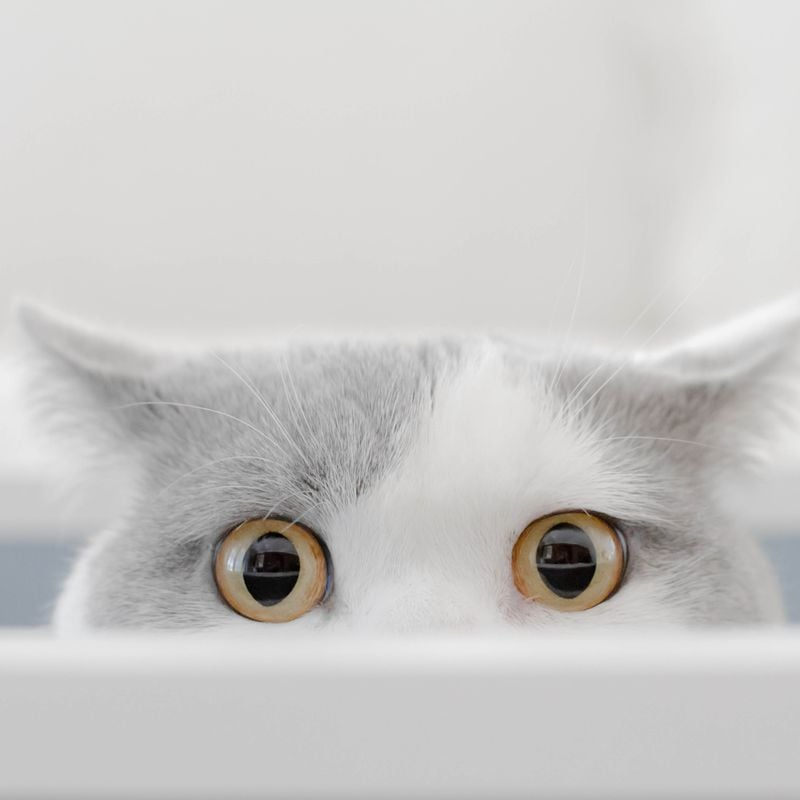
%> input picture Lab/Lab 1/Cat.jpg, 800 x 800 px
$ octave Task2.m   (GNU Octave 9; MATLAB toolbox functions it lacks are replaced by stand-ins)
%> lines starting %> are read from the running program, lines starting %| are printed output that depends on the picture
%%Task 2 - Images
Cat = imread("Cat.jpg");
%> Cat is the input picture: size 800x800x3 uint8; mean R, G, B 202, 200.9, 199.3
Cat1_Gray = rgb2gray(Cat);

Cat2 = imread("Cat 2.jpg");
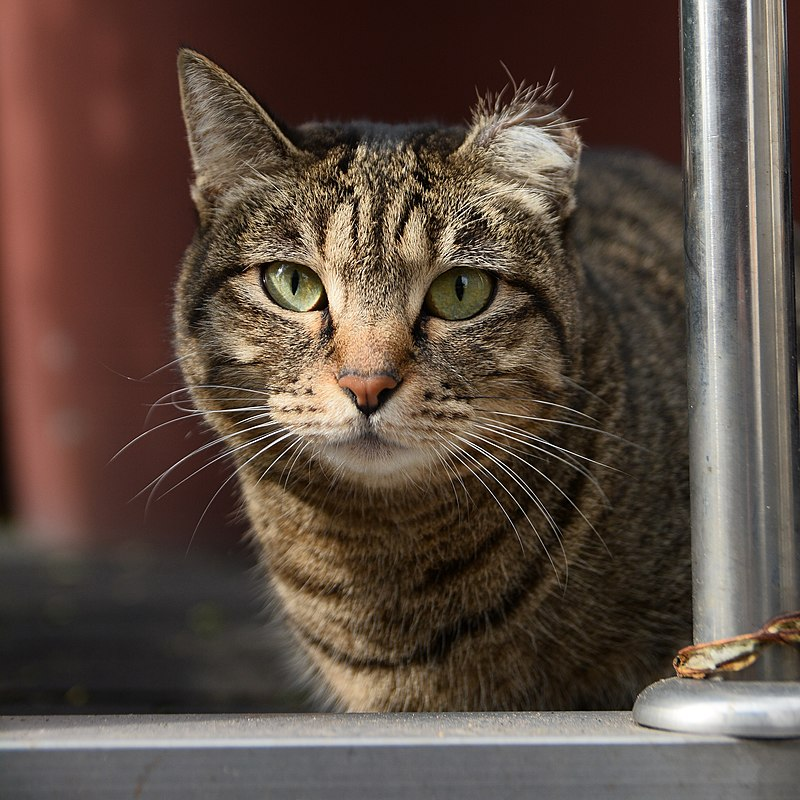
%> input picture Lab/Lab 1/Cat 2.jpg, 800 x 800 px
%> Cat2 is the input picture: size 800x800x3 uint8; mean R, G, B 92.1, 75.9, 66.1
Cat2_Gray = rgb2gray(Cat2);
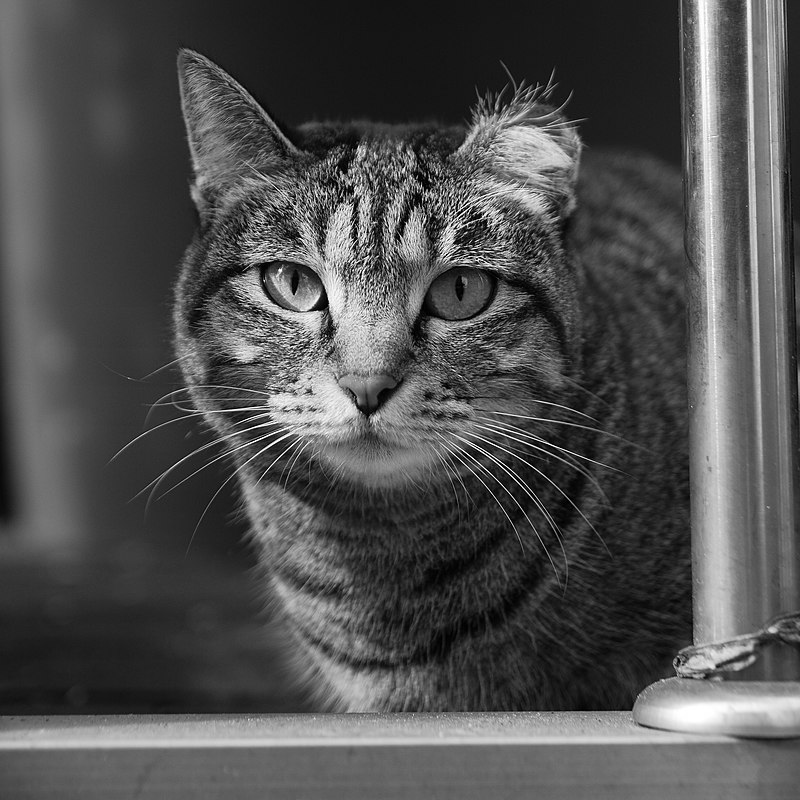
%> Cat2_Gray: size 800x800 uint8; min 0, max 255, mean 79.7

subplot(2, 2, 1)
imshow(Cat)
title("Cat 1")

subplot(2, 2, 2)
imshow(Cat2)
title("Cat 2")

subplot(2, 2, 3)
imshow(Cat1_Gray)
title("Cat 1")

subplot(2, 2, 4)
imshow(Cat2_Gray)
title("Cat 2")

%%
Cat1_transpose = (Cat1_Gray)';
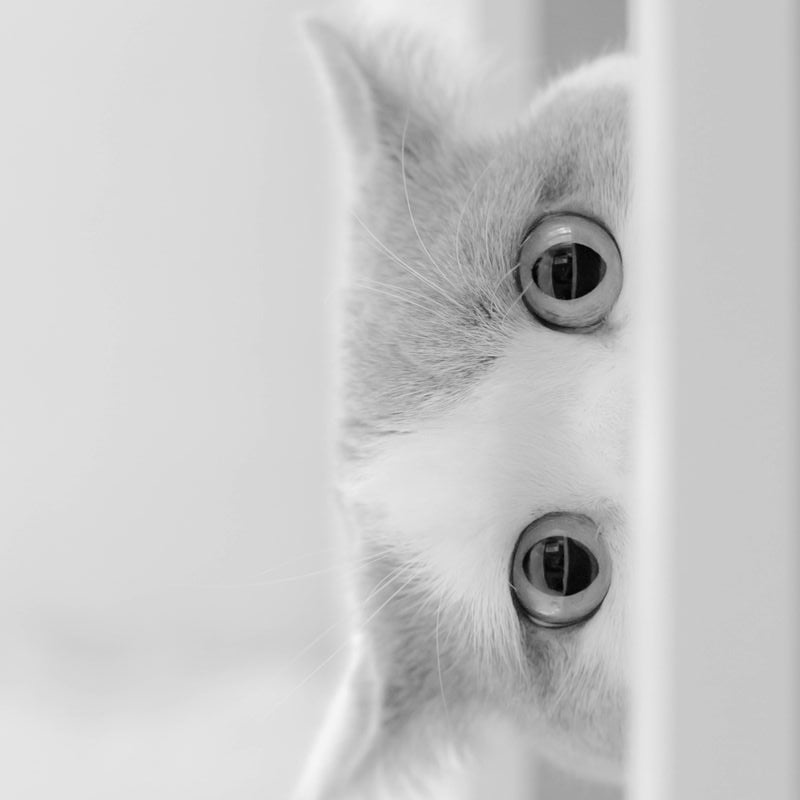
%> Cat1_transpose: size 800x800 uint8; min 0, max 246, mean 201; mean of the top-left, top-right, bottom-left and bottom-right quarters 214.5, 184.2, 215.7, 189.5
Cat2_transpose = (Cat2_Gray)';
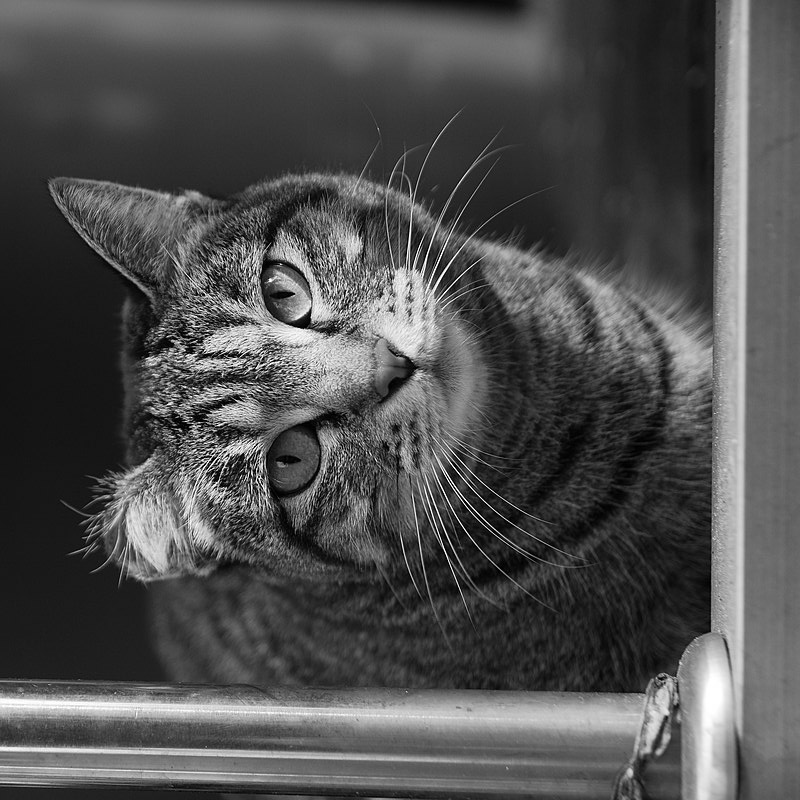
%> Cat2_transpose: size 800x800 uint8; min 0, max 255, mean 79.7; mean of the top-left, top-right, bottom-left and bottom-right quarters 78.1, 80.3, 77.8, 82.4

Cat_Add = Cat1_Gray + Cat2_Gray;
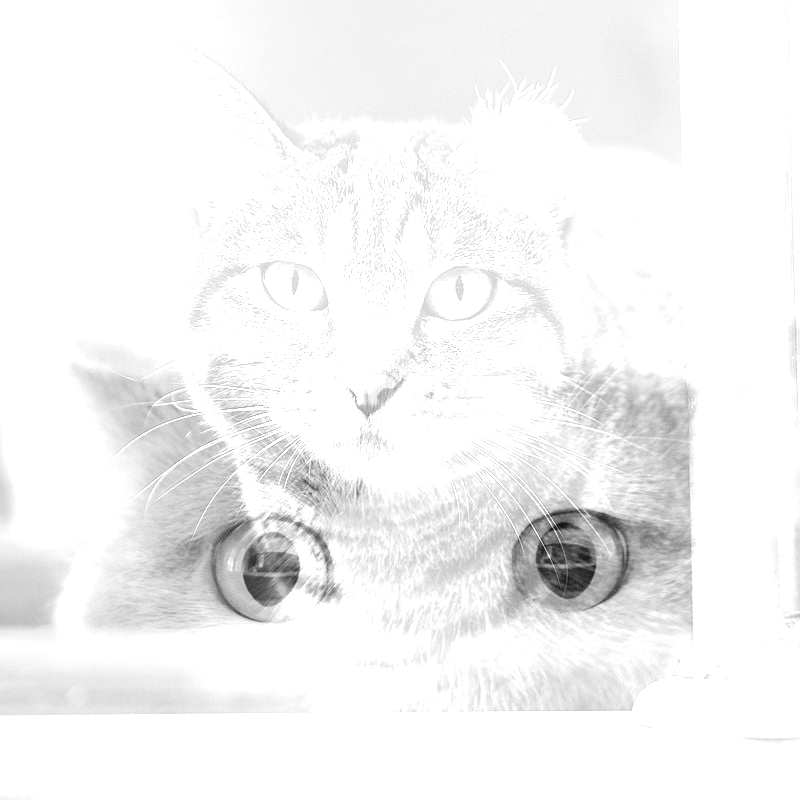
%> Cat_Add: size 800x800 uint8; min 6, max 255, mean 243.8

Cat_1_Mult = Cat1_Gray .* 0.5;
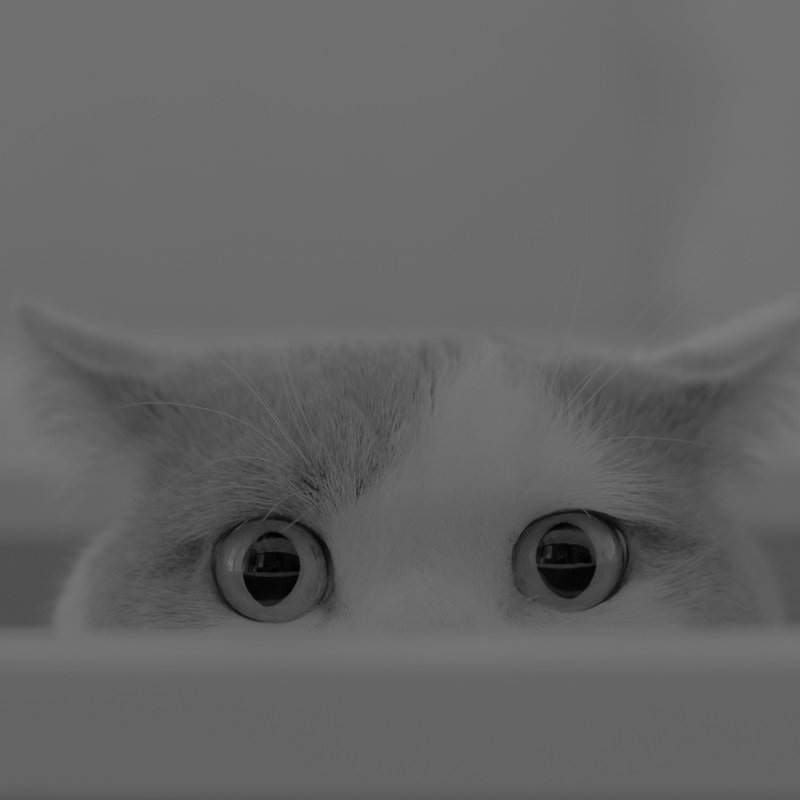
%> Cat_1_Mult: size 800x800 uint8; min 0, max 123, mean 100.8

subplot(2, 2, 1)
imshow(Cat1_transpose)
title("Cat 1 Transpose")

subplot(2, 2, 2)
imshow(Cat2_transpose)
title("Cat 2 Transpose")

subplot(2, 2, 3)
imshow(Cat_Add)
title("Added Two Images")

subplot(2, 2, 4)
imshow(Cat_1_Mult)
title("Cat With 0.5 Mult")
